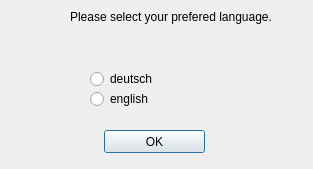
<?xml version="1.0" encoding="UTF-8"?>
<ui version="4.0">
 <class>LangSelectClass</class>
 <widget class="QDialog" name="LangSelectClass">
  <property name="geometry">
   <rect>
    <x>0</x>
    <y>0</y>
    <width>313</width>
    <height>169</height>
   </rect>
  </property>
  <property name="sizePolicy">
   <sizepolicy hsizetype="Preferred" vsizetype="Preferred">
    <horstretch>0</horstretch>
    <verstretch>0</verstretch>
   </sizepolicy>
  </property>
  <property name="minimumSize">
   <size>
    <width>313</width>
    <height>169</height>
   </size>
  </property>
  <property name="maximumSize">
   <size>
    <width>313</width>
    <height>169</height>
   </size>
  </property>
  <property name="windowTitle">
   <string>WinMusik Setup</string>
  </property>
  <property name="windowIcon">
   <iconset resource="../resources.qrc">
    <normaloff>:/logo/resources/icon64.png</normaloff>:/logo/resources/icon64.png</iconset>
  </property>
  <property name="locale">
   <locale language="English" country="UnitedStates"/>
  </property>
  <widget class="QRadioButton" name="lang_de">
   <property name="geometry">
    <rect>
     <x>90</x>
     <y>70</y>
     <width>84</width>
     <height>18</height>
    </rect>
   </property>
   <property name="text">
    <string>deutsch</string>
   </property>
  </widget>
  <widget class="QRadioButton" name="lang_en">
   <property name="geometry">
    <rect>
     <x>90</x>
     <y>90</y>
     <width>84</width>
     <height>18</height>
    </rect>
   </property>
   <property name="text">
    <string>english</string>
   </property>
  </widget>
  <widget class="QLabel" name="label">
   <property name="geometry">
    <rect>
     <x>70</x>
     <y>10</y>
     <width>241</width>
     <height>61</height>
    </rect>
   </property>
   <property name="text">
    <string>Please select your prefered language.</string>
   </property>
   <property name="alignment">
    <set>Qt::AlignLeading|Qt::AlignLeft|Qt::AlignTop</set>
   </property>
   <property name="wordWrap">
    <bool>true</bool>
   </property>
  </widget>
  <widget class="QLabel" name="label_2">
   <property name="geometry">
    <rect>
     <x>10</x>
     <y>10</y>
     <width>51</width>
     <height>51</height>
    </rect>
   </property>
   <property name="text">
    <string/>
   </property>
   <property name="pixmap">
    <pixmap resource="../resources.qrc">:/devices48/resources/tr48x48-0013.png</pixmap>
   </property>
  </widget>
  <widget class="QPushButton" name="okButton">
   <property name="geometry">
    <rect>
     <x>104</x>
     <y>130</y>
     <width>101</width>
     <height>23</height>
    </rect>
   </property>
   <property name="text">
    <string>OK</string>
   </property>
   <property name="icon">
    <iconset resource="../resources.qrc">
     <normaloff>:/icons/resources/button_ok.png</normaloff>:/icons/resources/button_ok.png</iconset>
   </property>
  </widget>
 </widget>
 <layoutdefault spacing="6" margin="11"/>
 <resources>
  <include location="../resources.qrc"/>
  <include location="../resources.qrc"/>
 </resources>
 <connections/>
</ui>
